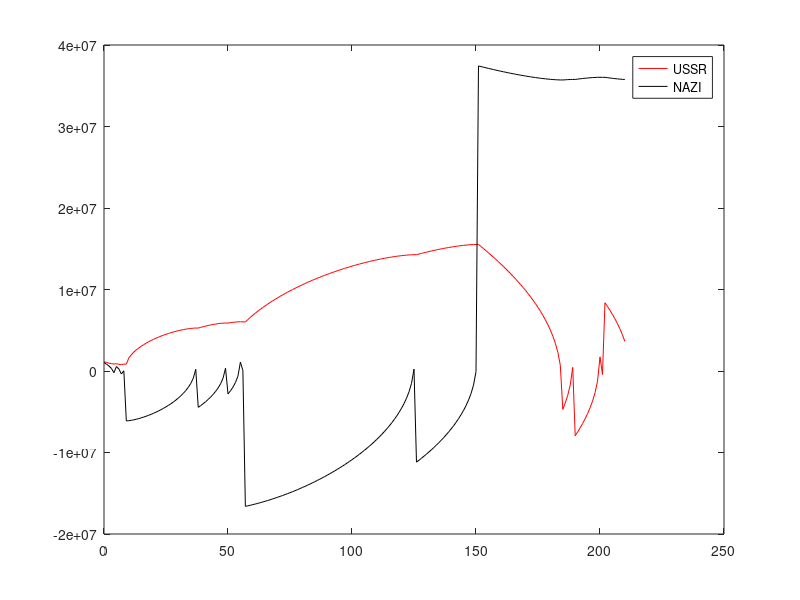

Here is the MATLAB script that generated this plot:
close all
clear all
clc

A(1) = 1143000; % USSR
B(1) = 1040000; % NAZI
alpha = 184000; % USSR
beta = 104000; % NAZI
t(1) = 0;
waktu(1) = 0;
for i = 1:7*30
    A(i+1) = A(i) - beta*B(i)/A(i);
    B(i+1) = B(i) - alpha*A(i)/B(i);
    if B(i)>A(i)
        waktu(i) = t(i);
    end
    t(i+1) = t(i) + 1;
end
plot(t,A,'r',t,B,'k')
legend('USSR','NAZI')
